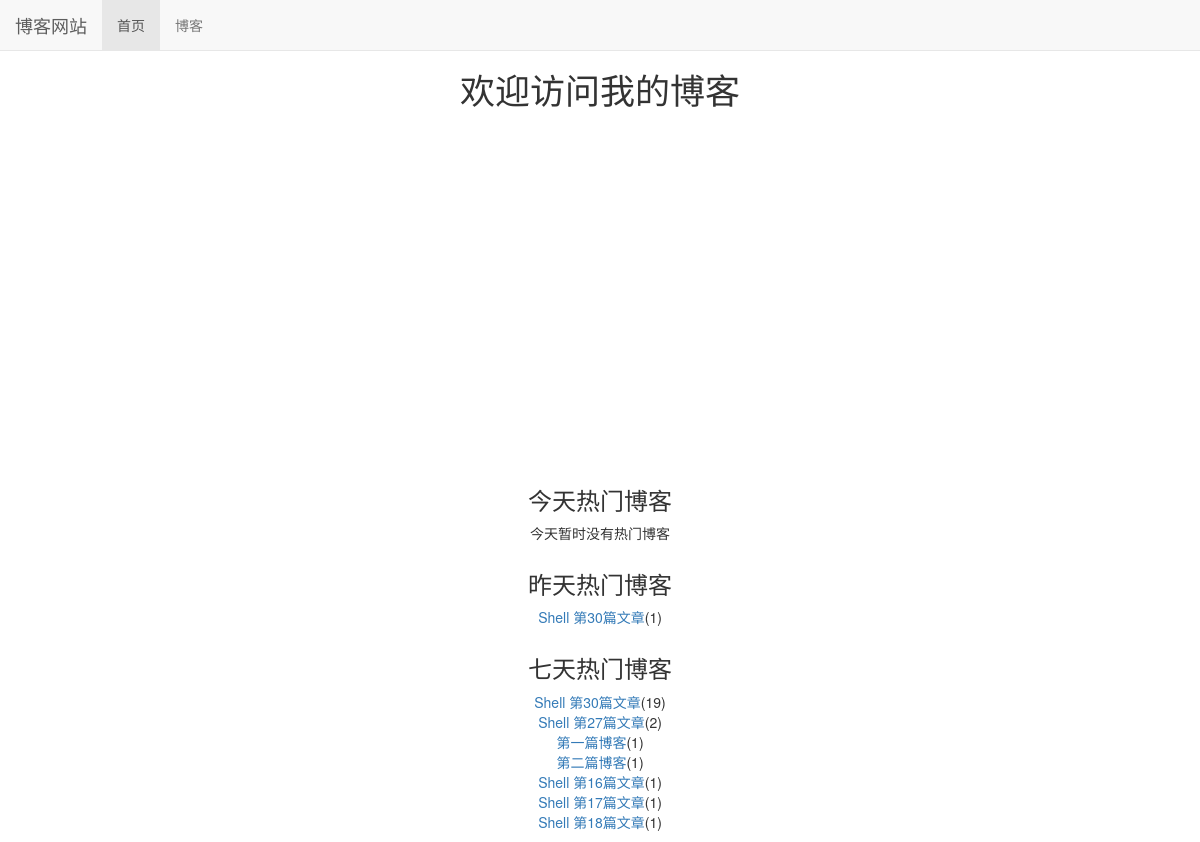
Before: / with the older database file.
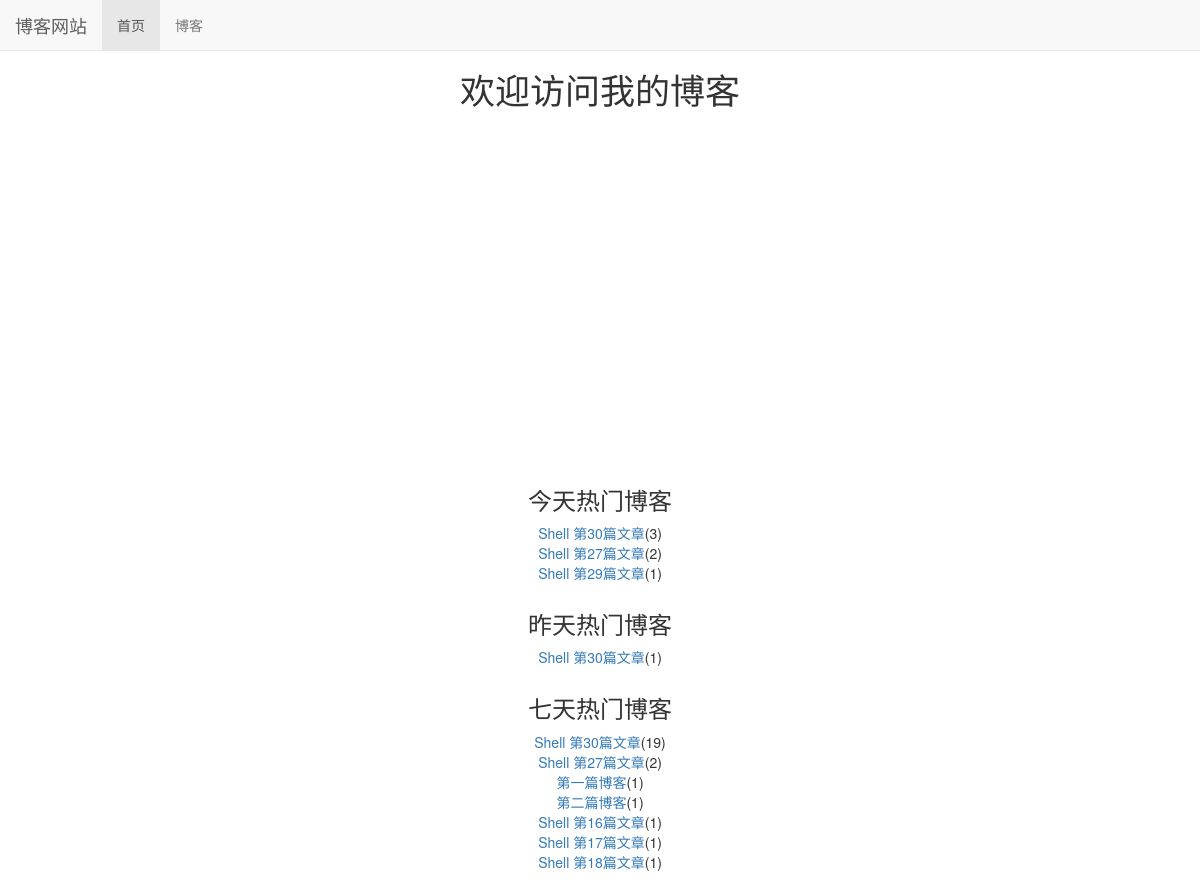
After: the same page with the newer database file.
### read_statistics/models.py (models this page shows)
class ReadDetail(models.Model):
    date = models.DateField(default=timezone.now)
    read_num = models.IntegerField(default=0, verbose_name='阅读量')
    content_type = models.ForeignKey(ContentType, on_delete=models.DO_NOTHING)
    object_id = models.PositiveIntegerField()
    content_object = GenericForeignKey('content_type', 'object_id')

### blog/models.py (models this page shows, shortened)
class Blog(models.Model, ReadNumExpandMethod):
    title = models.CharField(max_length=50, verbose_name='文章标题')
    blog_type = models.ForeignKey(BlogType, on_delete=models.DO_NOTHING, verbose_name='文章分类')
    content = RichTextUploadingField()
    author = models.ForeignKey(User, on_delete=models.DO_NOTHING, verbose_name='作者')
    read_details = GenericRelation(ReadDetail)
    created_time = models.DateTimeField(auto_now_add=True, verbose_name='创建时间')
    lsat_updated_time = models.DateTimeField(auto_now=True, verbose_name='修改时间')
    class Meta:
        ordering = ['-created_time']
        verbose_name = '博客文章'
        verbose_name_plural = verbose_name

### mysite/views.py (the view)
# urls.py: 2. Add a URL to urlpatterns:  path('', views.home, name='home')
def home(request):
    blog_content_type = ContentType.objects.get_for_model(Blog)
    dates, read_nums = get_seven_days_read_date(blog_content_type)
    hot_blogs_for_7_days = cache.get('hot_blogs_for_7_days')
    if hot_blogs_for_7_days is None:
        hot_blogs_for_7_days = get_7_days_hot_blogs()
        cache.set('hot_blogs_for_7_days', hot_blogs_for_7_days, 3600)
        print('cals')
    else:
    	print('use cache')
    context = {}
    context['dates'] = dates
    context['read_nums'] = read_nums
    context['today_hot_date'] = get_today_hot_date(blog_content_type)
    context['yesterday_hot_date'] = get_yesterday_hot_date(blog_content_type)
    context['hot_blogs_for_7_days'] = get_7_days_hot_blogs()
    return render(request, 'home.html', context)

### mysite/views.py (called while the page is built)
def get_7_days_hot_blogs():
    today = timezone.now().date()
    date = today - datetime.timedelta(days=7)
    blogs = Blog.objects.filter(read_details__date__lt=today, read_details__date__gte=date) \
                        .values('id', 'title') \
                        .annotate(read_num_sum=Sum('read_details__read_num')) \
                        .order_by('-read_num_sum')
    return blogs[:7]

### read_statistics/utils.py (called while the page is built)
def get_seven_days_read_date(content_type):
    today = timezone.now().date()
    dates = []
    read_nums = []
    for i in range(7, 0, -1):
        date = today - datetime.timedelta(days=i)
        dates.append(date.strftime('%m/%d'))
        read_details = ReadDetail.objects.filter(content_type=content_type, date=date)
        result = read_details.aggregate(read_num_sum=Sum('read_num'))
        read_nums.append(result['read_num_sum'] or 0)
    return dates, read_nums

def get_today_hot_date(content_type):  # 今天热门阅读文章
    today = timezone.now().date()
    read_details = ReadDetail.objects.filter(content_type=content_type, date=today).order_by('-read_num')
    return read_details[:7]

def get_yesterday_hot_date(content_type):  # 昨天热门阅读文章
    today = timezone.now().date()
    yesterday = today - datetime.timedelta(days=1)
    read_details = ReadDetail.objects.filter(content_type=content_type, date=yesterday).order_by('-read_num')
    return read_details[:7]

### templates/home.html (shortened to what this page needs)
{% extends 'base.html' %}
{% load staticfiles %}
{% block header_extends %}
    <link rel="stylesheet" href="{% static 'home.css' %}">
{% endblock %}
{% block nav_home_active %}active{% endblock %}
{% block content %}
    <h3 class="home-content">欢迎访问我的博客</h3>
    <div id="container"></div>
    <div class="hot-date">
        <h3>今天热门博客</h3>
        <ul>
            {% for hot_date in today_hot_date %}
                <li><a href="{% url 'blog_detail' hot_date.content_object.pk %}">{{ hot_date.content_object.title }}</a>({{ hot_date.read_num }})</li>
            {% empty %}
                <li>今天暂时没有热门博客</li>
            {% endfor %}
        </ul>
    </div>
    <div class="hot-date">
        <h3>昨天热门博客</h3>
        <ul>
            {% for hot_date in yesterday_hot_date %}
                <li><a href="{% url 'blog_detail' hot_date.content_object.pk %}">{{ hot_date.content_object.title }}</a>({{ hot_date.read_num }})</li>
            {% empty %}
                <li>昨天暂时没有热门博客</li>
            {% endfor %}
        </ul>
    </div>
    <div class="hot-date">
        <h3>七天热门博客</h3>
        <ul>
            {% for hot_blog in hot_blogs_for_7_days %}
                <li><a href="{% url 'blog_detail' hot_blog.id %}">{{ hot_blog.title }}</a>({{ hot_blog.read_num_sum }})</li>
            {% empty %}
                <li>昨天暂时没有热门博客</li>
            {% endfor %}
        </ul>
    </div>
{% endblock %}

### templates/base.html (shortened to what this page needs)
{% load staticfiles %}
<!DOCTYPE html>
<html lang="zh-CN">
<head>
    <link rel="stylesheet" href="{% static 'base.css' %}">
    <link rel="stylesheet" href="{% static 'bootstrap/css/bootstrap.min.css'%}">
    {% block header_extends %}{% endblock %}
</head>
<body>
    <div class="navbar navbar-default navbar-fixed-top" role="navigation">
        <div class="container-fluid">
            <div class="navbar-header">
                <a class="navbar-brand" href="{% url 'home' %}">博客网站</a>
            </div>
            <div class="collapse navbar-collapse" id="navbar-collapse">
                <ul class="nav navbar-nav">
                    <li class="{% block nav_home_active %}{% endblock %}">
                    <a href="{% url 'home' %}">首页</a></li>
                    <li class="{% block nav_blog_active %}{% endblock %}">
                    <a href="{% url 'blog_list' %}">博客</a></li>
                </ul>
            </div>
        </div>
    </div>
    {% block content %}{% endblock %}
</body>
</html>

### static/base.css (style rules this page uses)
* { margin: 0; padding: 0; }
body { margin-top: 65px!important; }
ul { list-style-type: none!important; }

### static/home.css (style rules this page uses)
h3.home-content { font-size: 250%; text-align: center; margin-top: 2em; margin-bottom: 2em; }
div#container { margin: 0 auto; height: 20em; min-width: 20em; max-width: 30em; }
div.hot-date { text-align: center; margin-top: 2em; }

Changed rows visible on the page:
added ReadDetail: content_object "Shell 第30篇文章", read_num "3", shown under "今天热门博客"
added ReadDetail: content_object "Shell 第27篇文章", read_num "2", shown under "今天热门博客"
added ReadDetail: content_object "Shell 第29篇文章", read_num "1", shown under "今天热门博客"
Other visible differences:
text no longer shown: "今天暂时没有热门博客"
